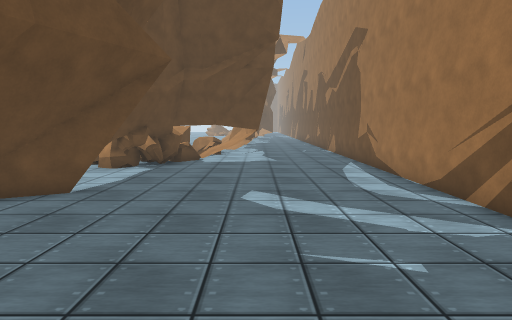
view 1 (above)

17 first-person views from a walk through a scene from a Unity 3-D project. The camera is 1.5 m above the floor, tilts 6° down and sees 75° across. The floor is counted in squares, 1 m on a side. Each view is taken from the middle of a square. On the plan, view 1 faces up. The plan holds only what a view shows up to about 15 squares ahead; the rest is blank. The place goes on beyond the plan. Surface patterns are stand-ins for the level's own textures.

view 2
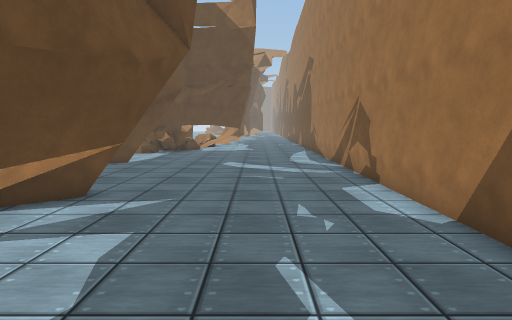

view 3
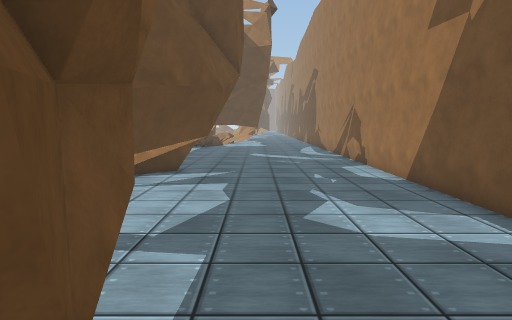

view 4
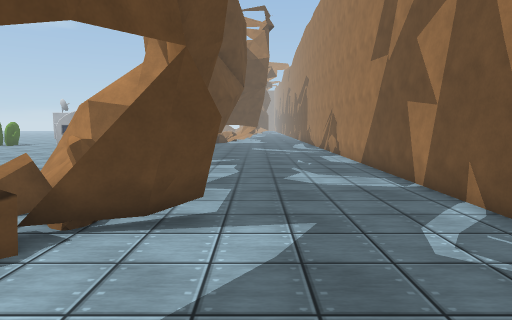

view 5
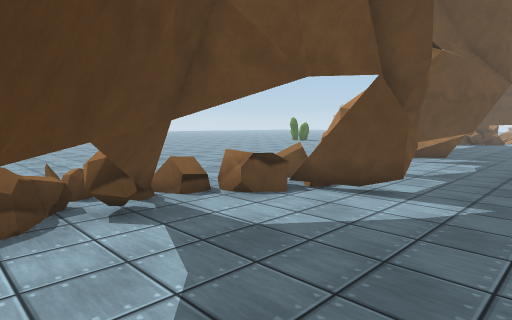

view 6
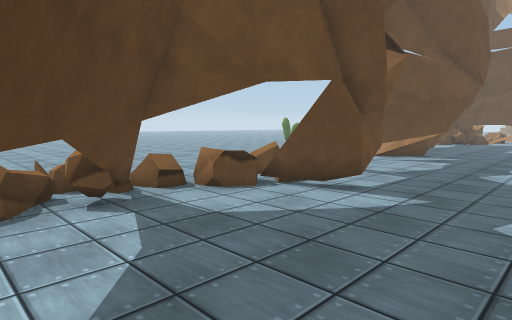

view 7
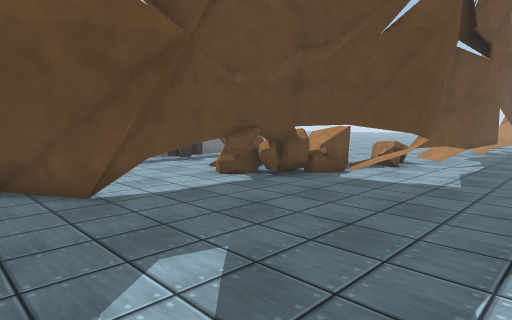

view 8
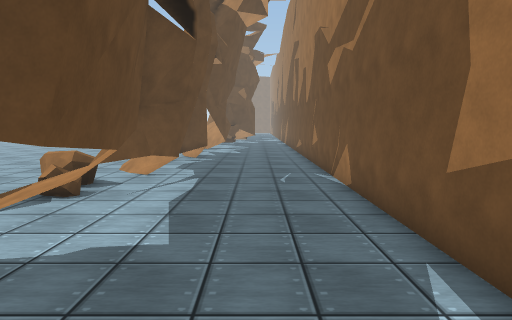

view 9
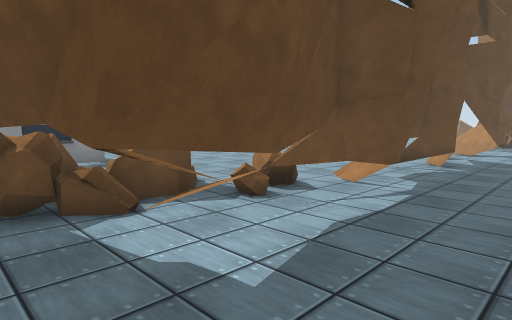

view 10
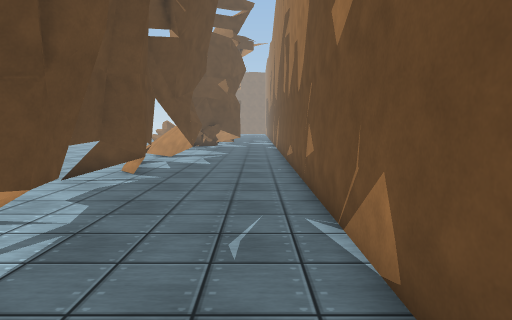

view 11
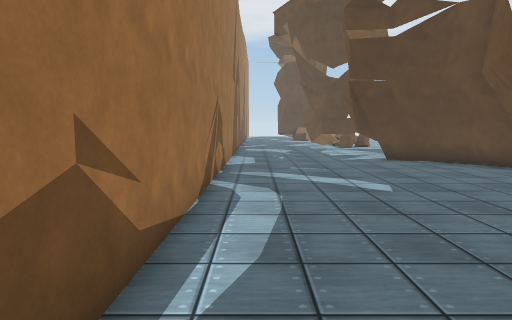

view 12
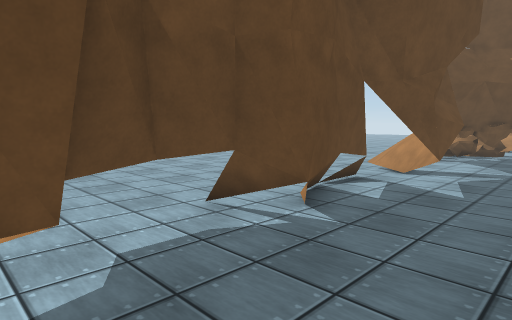

view 13
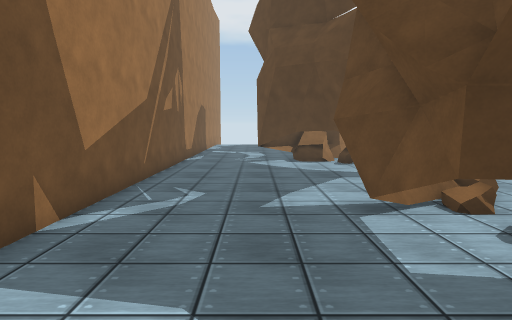

view 14
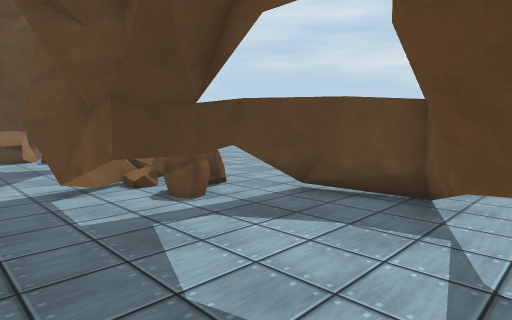

view 15
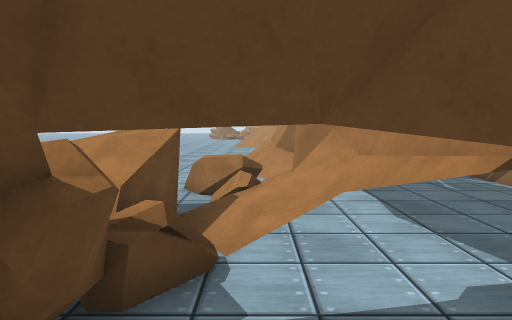

view 16
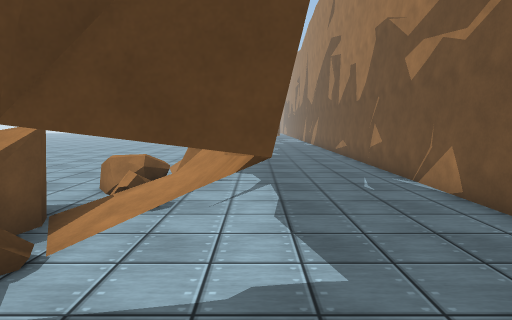

view 17
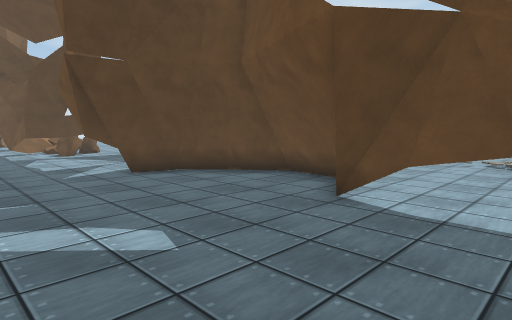

### Floor plan
Key: @ floor where view 1 was taken; # wall or solid block; x gap in a wall; . main floor; : floor 0.25 m higher than the main floor; + floor 0.5 m higher than the main floor; * floor 0.75 m higher than the main floor; % floor 1 m higher than the main floor; / step, stairs or slope; = window, fence, low wall or low ledge; ^ raised ledge; T thing the floor can be seen under or through; O other object.
Columns run from 16 left of view 1 to 4 right of it. Each row starts with its distance up from view 1.
 30              ../#...#
 29        ..    ..O#...#
 28       ....    .T#...#
 27       ....... .T....#
 26        ........TT...#
 25        ......../T...#
 24        ......./TT...#
 23         ....../T....#
 22         .....//T....#
 21        ......./T#...#
 20        ........##...#
 19         .....=.#....#
 18           ...^^x....#
 17       #    ==#=##...#
 16      ##    =^^+##...#
 15      ##   ==^=:*#...#
 14      ##.. ^#=#*%#...#
 13       #^.  =#####...#
 12        ...=##.......#
 11        ....TT.......#
 10        ....OT.......#
  9 .. //......OT.......#
  8 ....:.......TT......#
  7    ........=T.......#
  6           =#........#
  5           =#........#
  4           =#........#
  3           .##.......#
  2            =###.....#
  1             .##.....#
  0             =###@...#
 -1              /#.....#
 -2         .../##......#
 -3          .=##.......#
 -4           =#........#
 -5           .#........#
 -6           .###......#
 -7       .. ...O=##....#
 -8       .....=####....#
 -9       ......=###....#
-10       ......=*##....#
-11   ..   ..../=  .....#
-12  ..... .. .=:=......#
-13  .......    =x......#
-14  ......    /=##.....#
-15            .OO##....#
-16              ==###..#

Positions as (right, up) in squares from view 1, and headings:
1: (0, 0), facing up
2: (1, -6), facing up
3: (0, -10), facing up
4: (0, -14), facing up
5: (2, -16), facing up-left
6: (3, -16), facing up-left
7: (3, 5), facing up-left
8: (2, 10), facing up
9: (3, 12), facing up-left
10: (3, 15), facing up
11: (3, 15), facing down
12: (3, 20), facing up-left
13: (1, -3), facing down
14: (1, -1), facing down-left
15: (-2, 11), facing up
16: (0, 11), facing up
17: (2, 11), facing down-left
